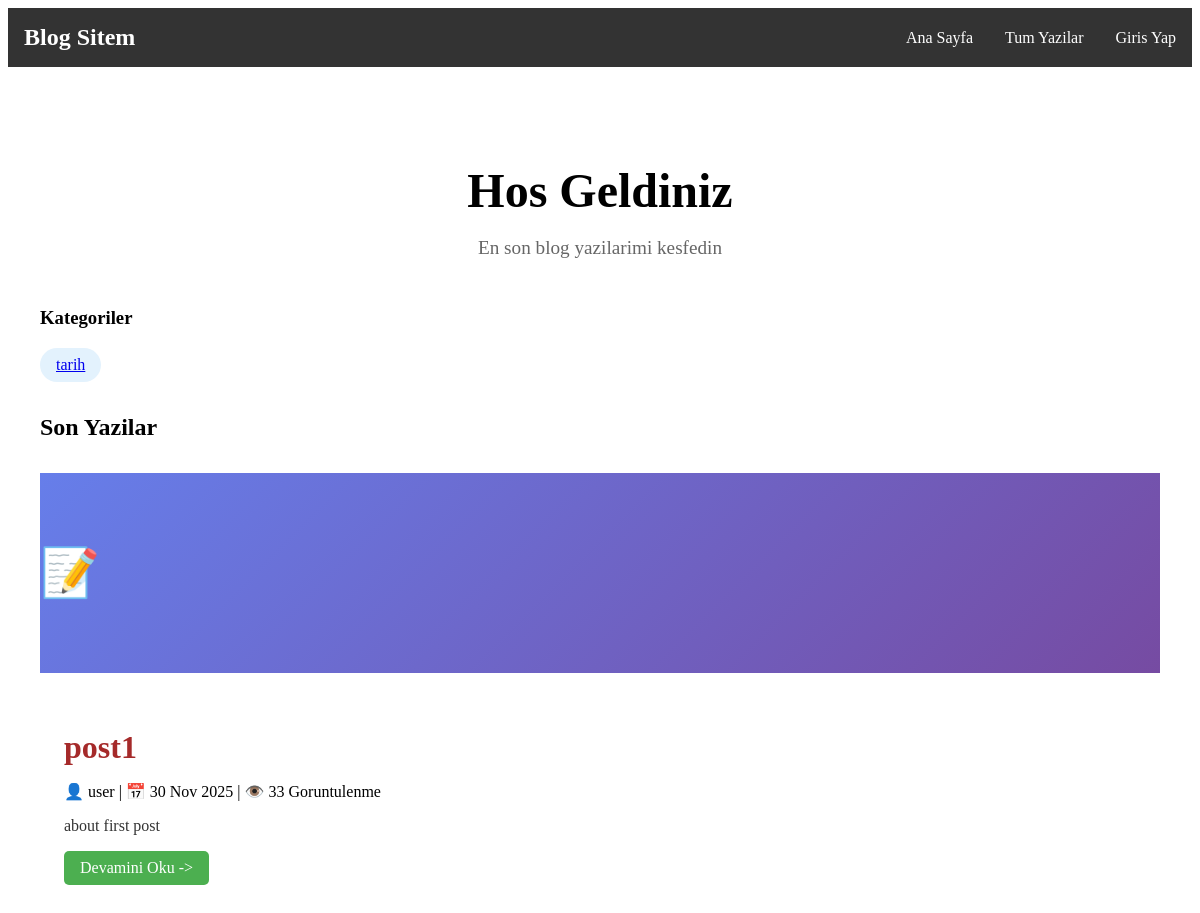
The app's page /, older data.
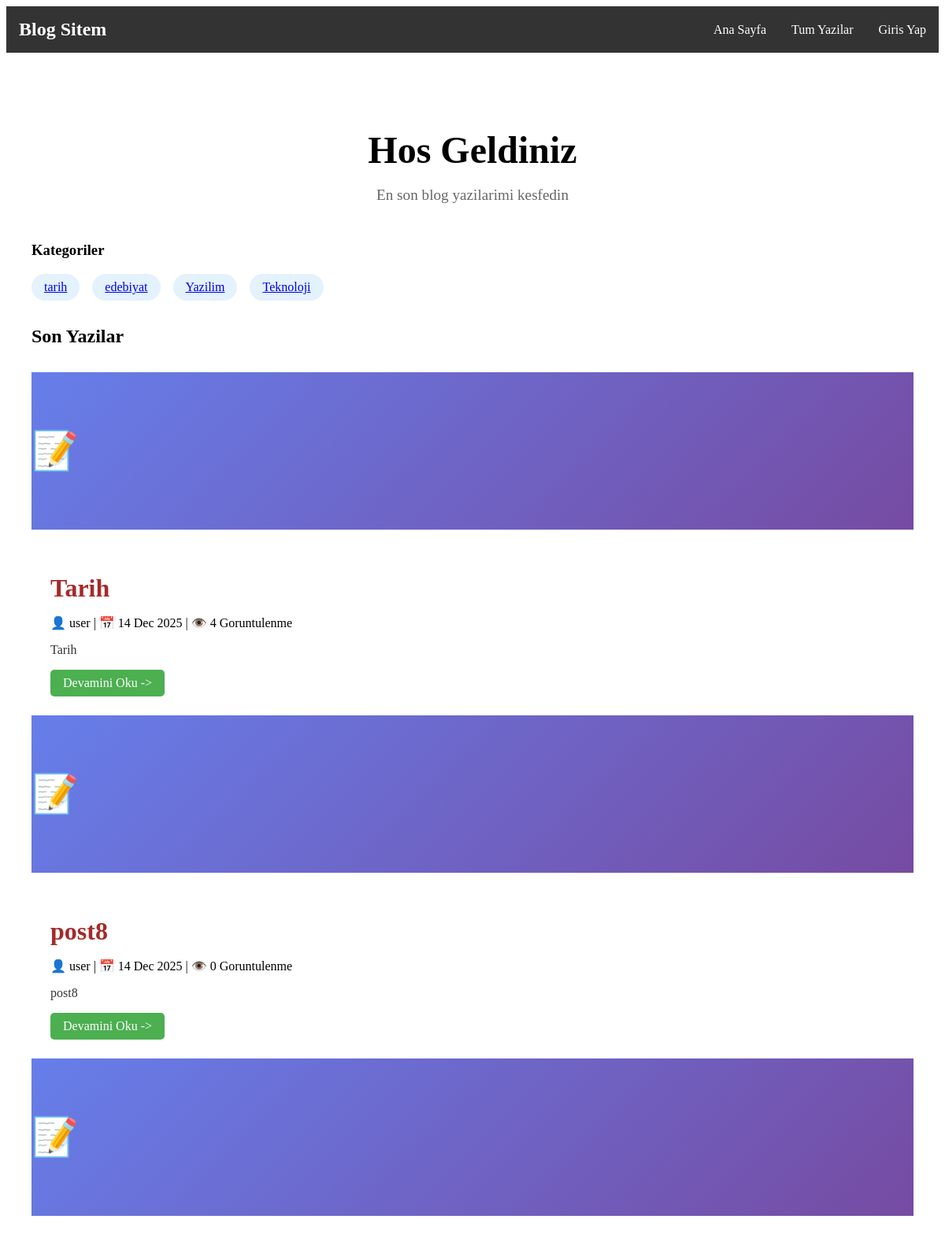
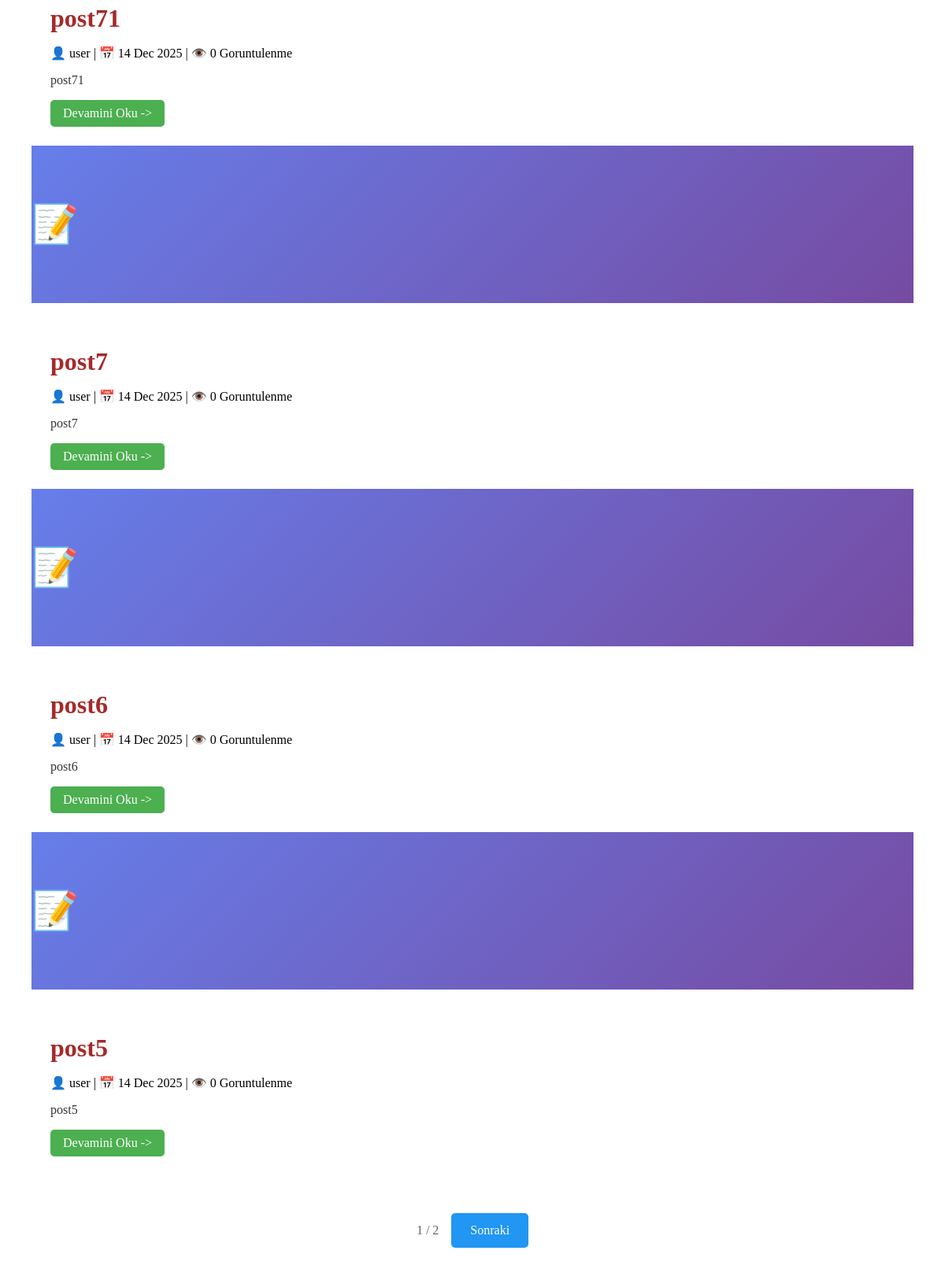
The same page, newer data (2 pictures, top to bottom).
### base/models.py (models this page shows, shortened)
class Category(models.Model):
    name = models.CharField(max_length=100)
    description = models.TextField(blank=True)
    created_at = models.DateTimeField(auto_now_add=True)
    class Meta:
        verbose_name_plural = 'Categories'

class Post(models.Model):
    title = models.CharField(max_length=200)
    slug = models.SlugField(unique=True, blank=True)
    author = models.ForeignKey(User, on_delete=models.CASCADE, related_name='blog_posts')
    content = models.TextField()
    excerpt = models.TextField(max_length=300, blank=True)
    category = models.ForeignKey(Category, on_delete=models.SET_NULL,null=True, blank=True, related_name='posts')
    image = models.ImageField(upload_to='blog_images/', blank=True, null=True)
    created_at = models.DateTimeField(auto_now_add=True)
    updated_at = models.DateTimeField(auto_now=True)
    published = models.BooleanField(default=False)
    views = models.IntegerField(default = 0)
    class Meta:
        ordering = ['-created_at']

### base/views.py (the view)
# urls.py: 2. Add a URL to urlpatterns:  path('', views.home, name='home')
def home(request):
    posts = Post.objects.filter(published=True)
    categories = Category.objects.all()
    paginator = Paginator(posts, 6)
    page_number = request.GET.get('page', 1)
    page_obj = paginator.get_page(page_number)
    context = {
        'posts': page_obj,
        'categories': categories,
    }
    return render(request, 'base/home.html', context)

### base/templates/base/home.html (shortened to what this page needs)
{% extends 'base/main.html' %}
{% block content %}
    <div style="max-width: 1200px; margin:0 auto; padding:2rem;">
        <div style="text-align: center; margin-bottom: 3rem">
            <h1 style="font-size: 3rem; margin-bottom:1rem">Hos Geldiniz</h1>
            <p style="font-size: 1.2rem; color: #666">En son blog yazilarimi kesfedin</p>
        </div>
        {% if categories %}
            <div style="margin-bottom: 2rem;">
                <h3>Kategoriler</h3>
                <div style="display: flex; gap: 1rem; flex-wrap: nowrap">
                    {% for category in categories %}
                        <a href="{% url 'category' category.id %}"
                           style="background: #e3f2fd; padding: 0.5rem 1rem; border-radius: 20px;">{{ category.name }}</a>
                    {% endfor %}
                </div>
            </div>
        {% endif %}
        <h2 style="margin-bottom: 2rem">Son Yazilar</h2>
        {% if posts %}
            <div>
                {% for post in posts %}
                    <div>
                        {% if post.image %}
                            <img src="{{ post.image.url }}" alt="{{ post.title }}"
                                 style="width: 100%; height: 200px; object-fit: cover ">
                        {% else %}
                            <div style="width: 100%; height: 200px; background: linear-gradient(135deg, #667eea 0%, #764ba2 100%); display: flex; align-items:center; color:white; font-size:3rem; ">
                                📝
                            </div>
                        {% endif %}
                        <div style="padding: 1.5rem;">
                            <h3 style="margin-bottom: 0.5rem; color: brown; font-size: 2rem">{{ post.title }}</h3>
                            <p>
                                👤 {{ post.author.username }} |
                                📅 {{ post.created_at|date:"d M Y" }} |
                                👁️ {{ post.views }} Goruntulenme
                            </p>
                            <p style="color:#333; margin-bottom: 1rem;">
                                {{ post.excerpt|truncatewords:20 }}
                            </p>
                            <a href="{% url 'post' post.slug %}"
                               style="background: #4CAF50; color: white; padding: 0.5rem 1rem; text-decoration: none; border-radius: 5px; display: inline-block;">
                                Devamini Oku ->
                            </a>
                        </div>
                    </div>
                {% endfor %}
            </div>
            {% if posts.has_other_pages %}
                <div style="text-align:center; margin-top:3rem; display: flex; gap:1rem; justify-content: center; align-items: center">
                    <span style="color: #666">{{ posts.number }} / {{ posts.paginator.num_pages }}</span>
                    {% if posts.has_next %}
                        <a style="padding: 0.8rem 1.5rem; background:#2196F3; color: white; text-decoration: none; border-radius: 5px "
                           href="?page={{ posts.next_page_number }}">Sonraki</a>
                    {% endif %}
                </div>
            {% endif %}
        {% else %}
            <p style="text-align: center; padding: 3rem; color: #999; font-size: 1.2rem">
                Henuz bir blog yazisi yok
            </p>
        {% endif %}
    </div>
{% endblock %}

Row changes from the older to the newer data that the page shows:
no longer on this page (row edited): Post: title "post1", author.username "user", created_at "30 Nov 2025", views "33", excerpt "about first post"
added Category: name "edebiyat"
added Category: name "Yazilim"
added Category: name "Teknoloji"
added Post: title "Tarih", author.username "user", created_at "14 Dec 2025", views "4", excerpt "Tarih"
added Post: title "post8", author.username "user", created_at "14 Dec 2025", views "0", excerpt "post8"
added Post: title "post71", author.username "user", created_at "14 Dec 2025", views "0", excerpt "post71"
added Post: title "post7", author.username "user", created_at "14 Dec 2025", views "0", excerpt "post7"
added Post: title "post6", author.username "user", created_at "14 Dec 2025", views "0", excerpt "post6"
added Post: title "post5", author.username "user", created_at "14 Dec 2025", views "0", excerpt "post5"
Text that changed along with them:
{{ posts.number }}: (not shown) → "1"
{{ posts.paginator.num_pages }}: (not shown) → "2"
text now shown: "/ Sonraki"
